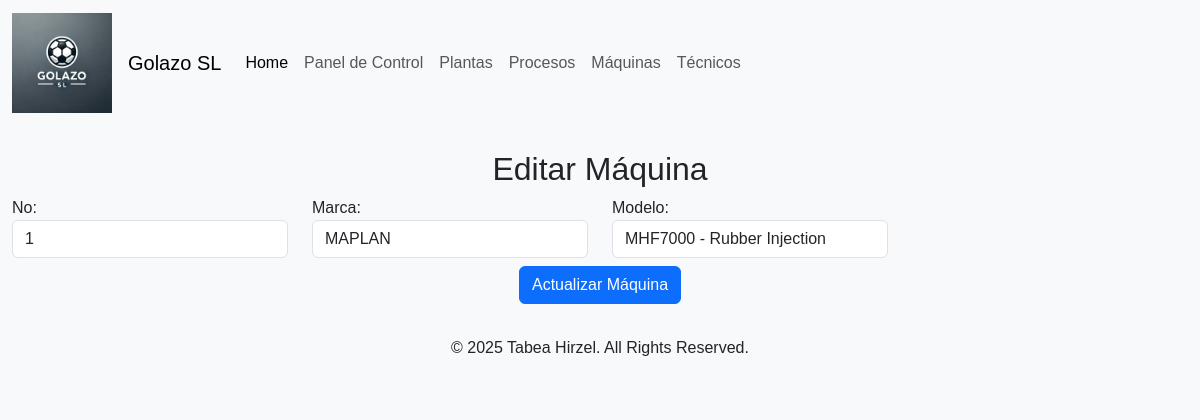
Screenshot of /update_maquina.php?id=1 with the database file from the repository.
### tables this page shows
CREATE TABLE IF NOT EXISTS `maquinas` (
  `no` int(11) NOT NULL COMMENT 'Parte de la clave. Según el tipo de numeración usada, podría ser la clave sin necesidad del modelo.',
  `marca` enum('MAPLAN','COLLIN','GIFFIN','TEXO') NOT NULL COMMENT 'Propiedad que aporta información. Podría ser referenciado de una tabla externa, pero se simplifica así.',
  `modelo` varchar(100) NOT NULL COMMENT 'Parte de la clave. Por temas de patente, en general modelos son únicos, y la marca es implícita.',
  PRIMARY KEY (`no`,`modelo`)
);

### update_maquina.php (the view, shortened to what this page needs)
<?php
require 'database.php';
include 'header.php';
if ($_SERVER['REQUEST_METHOD'] == 'POST' && isset($_POST['update_maquina'])) {
    $no = $_POST['no'];
    $marca = $_POST['marca'];
    $modelo = $_POST['modelo'];
    $query = "UPDATE maquinas SET marca='$marca', modelo='$modelo' WHERE no='$no'";
    if ($conn->query($query) === TRUE) {
        echo "<p>¡Máquina actualizada correctamente!</p>";
    } else {
        echo "<p>Error: " . $conn->error . "</p>";
    }
} else {
    $no = $_GET['id'];
    $query = "SELECT * FROM maquinas WHERE no='$no'";
    $result = $conn->query($query);
    $row = $result->fetch_assoc();
}
echo '<div class="container my-4">';
echo '<h2 class="text-center">Editar Máquina</h2>';
echo '<form method="POST" class="mb-3">
    <div class="row">
        <div class="col-md-3 form-group">
            <label for="no" class="sr-only">No:</label>
            <input type="number" name="no" id="no" class="form-control" value="' . $row['no'] . '" readonly required>
        </div>
        <div class="col-md-3 form-group">
            <label for="marca" class="sr-only">Marca:</label>
            <input type="text" name="marca" id="marca" class="form-control" value="' . $row['marca'] . '" required>
        </div>
        <div class="col-md-3 form-group">
            <label for="modelo" class="sr-only">Modelo:</label>
            <input type="text" name="modelo" id="modelo" class="form-control" value="' . $row['modelo'] . '" required>
        </div>
        <div class="col-md-12 form-group text-center mt-2">
            <button type="submit" name="update_maquina" class="btn btn-primary">Actualizar Máquina</button>
        </div>
    </div>
</form>';
include 'footer.php';
?>

### css/styles.css (style rules this page uses)
body { font-family: Arial, sans-serif; background-color: #f8f9fa; }
.container { max-width: 1200px; margin: 0 auto; }

### rows the page displays
maquinas: no "1", marca "MAPLAN", modelo "MHF7000 - Rubber Injection"
